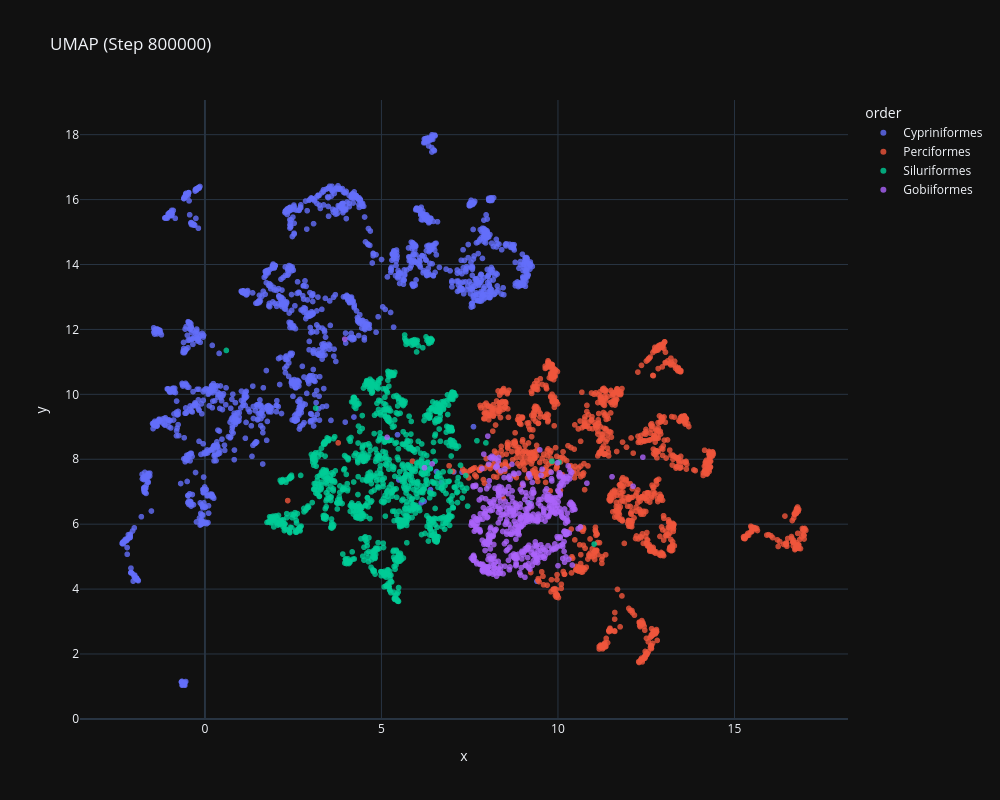

Here is the notebook cell this chart was saved with:
### Code cell
import pandas as pd
import umap
import plotly.express as px

def plot_milestone_umap_with_orders(milestone_entry, csv_path):
    # 1. Load Taxonomy CSV
    # Assumes columns: 'species' (matching your model names) and 'order'
    taxonomy_df = pd.read_csv(csv_path)
    
    # 2. Extract Milestone Data
    step = milestone_entry['step']
    embeddings = milestone_entry['species_embeddings']
    species_names = milestone_entry['species_names']
    
    # 3. Dimensionality Reduction
    print(f"Running UMAP for step {step}...")
    reducer = umap.UMAP(n_neighbors=30, min_dist=0.3, random_state=42, metric='cosine')
    embedding_2d = reducer.fit_transform(embeddings)
    
    # 4. Prepare Plotting DataFrame
    df_plot = pd.DataFrame({
        'x': embedding_2d[:, 0],
        'y': embedding_2d[:, 1],
        'species': species_names
    })
    
    # Merge with CSV data to get the 'order' column
    # Use left merge to keep all model species even if they aren't in the CSV
    df_plot = df_plot.merge(taxonomy_df[['species', 'order', 'family', 'genus']], on='species', how='left')
    df_plot['order'] = df_plot['order'].fillna('Unknown') # Handle missing matches
    df_plot['family'] = df_plot['family'].fillna('Unknown')
    df_plot['genus'] = df_plot['genus'].fillna('Unknown')
    
    # 5. Plot with Plotly
    fig = px.scatter(
        df_plot, x='x', y='y', 
        color='order',
        hover_name='species',
        hover_data=['family', 'genus'],  # This adds family to the popup box
        title=f'UMAP (Step {step})',
        template='plotly_dark',
        width=1000, height=800
    )

    
    # Optional: Improve visual clarity
    fig.update_traces(marker=dict(size=6, opacity=0.8))
    fig.show()

# Usage
plot_milestone_umap_with_orders(milestones[-1], 'output/processed_dataset_taxonomy.csv')

### Figure 1 — Plotly figure (JSON) as saved in the notebook; plotly's stock layout.template omitted (floating-point values rounded to 4 significant figures; data arrays with more than 128 entries replaced by an {"elided": "..."} marker saying what was removed)
{"data": [{"customdata": {"elided": "1672x2 str values"}, "hovertemplate": "<b>%{hovertext}</b><br><br>order=Cypriniformes<br>x=%{x}<br>y=%{y}<br>family=%{customdata[0]}<br>genus=%{customdata[1]}<extra></extra>", "hovertext": {"elided": "1672 str values"}, "legendgroup": "Cypriniformes", "marker": {"color": "#636efa", "opacity": 0.8, "size": 6, "symbol": "circle"}, "mode": "markers", "name": "Cypriniformes", "showlegend": true, "type": "scattergl", "x": {"elided": "1672 float values"}, "xaxis": "x", "y": {"elided": "1672 float values"}, "yaxis": "y"}, {"customdata": {"elided": "1252x2 str values"}, "hovertemplate": "<b>%{hovertext}</b><br><br>order=Perciformes<br>x=%{x}<br>y=%{y}<br>family=%{customdata[0]}<br>genus=%{customdata[1]}<extra></extra>", "hovertext": {"elided": "1252 str values"}, "legendgroup": "Perciformes", "marker": {"color": "#EF553B", "opacity": 0.8, "size": 6, "symbol": "circle"}, "mode": "markers", "name": "Perciformes", "showlegend": true, "type": "scattergl", "x": {"elided": "1252 float values"}, "xaxis": "x", "y": {"elided": "1252 float values"}, "yaxis": "y"}, {"customdata": {"elided": "1136x2 str values"}, "hovertemplate": "<b>%{hovertext}</b><br><br>order=Siluriformes<br>x=%{x}<br>y=%{y}<br>family=%{customdata[0]}<br>genus=%{customdata[1]}<extra></extra>", "hovertext": {"elided": "1136 str values"}, "legendgroup": "Siluriformes", "marker": {"color": "#00cc96", "opacity": 0.8, "size": 6, "symbol": "circle"}, "mode": "markers", "name": "Siluriformes", "showlegend": true, "type": "scattergl", "x": {"elided": "1136 float values"}, "xaxis": "x", "y": {"elided": "1136 float values"}, "yaxis": "y"}, {"customdata": {"elided": "511x2 str values"}, "hovertemplate": "<b>%{hovertext}</b><br><br>order=Gobiiformes<br>x=%{x}<br>y=%{y}<br>family=%{customdata[0]}<br>genus=%{customdata[1]}<extra></extra>", "hovertext": {"elided": "511 str values"}, "legendgroup": "Gobiiformes", "marker": {"color": "#ab63fa", "opacity": 0.8, "size": 6, "symbol": "circle"}, "mode": "markers", "name": "Gobiiformes", "showlegend": true, "type": "scattergl", "x": {"elided": "511 float values"}, "xaxis": "x", "y": {"elided": "511 float values"}, "yaxis": "y"}], "layout": {"height": 800, "legend": {"title": {"text": "order"}, "tracegroupgap": 0}, "title": {"text": "UMAP (Step 800000)"}, "width": 1000, "xaxis": {"anchor": "y", "domain": [0, 1], "title": {"text": "x"}}, "yaxis": {"anchor": "x", "domain": [0, 1], "title": {"text": "y"}}}}
